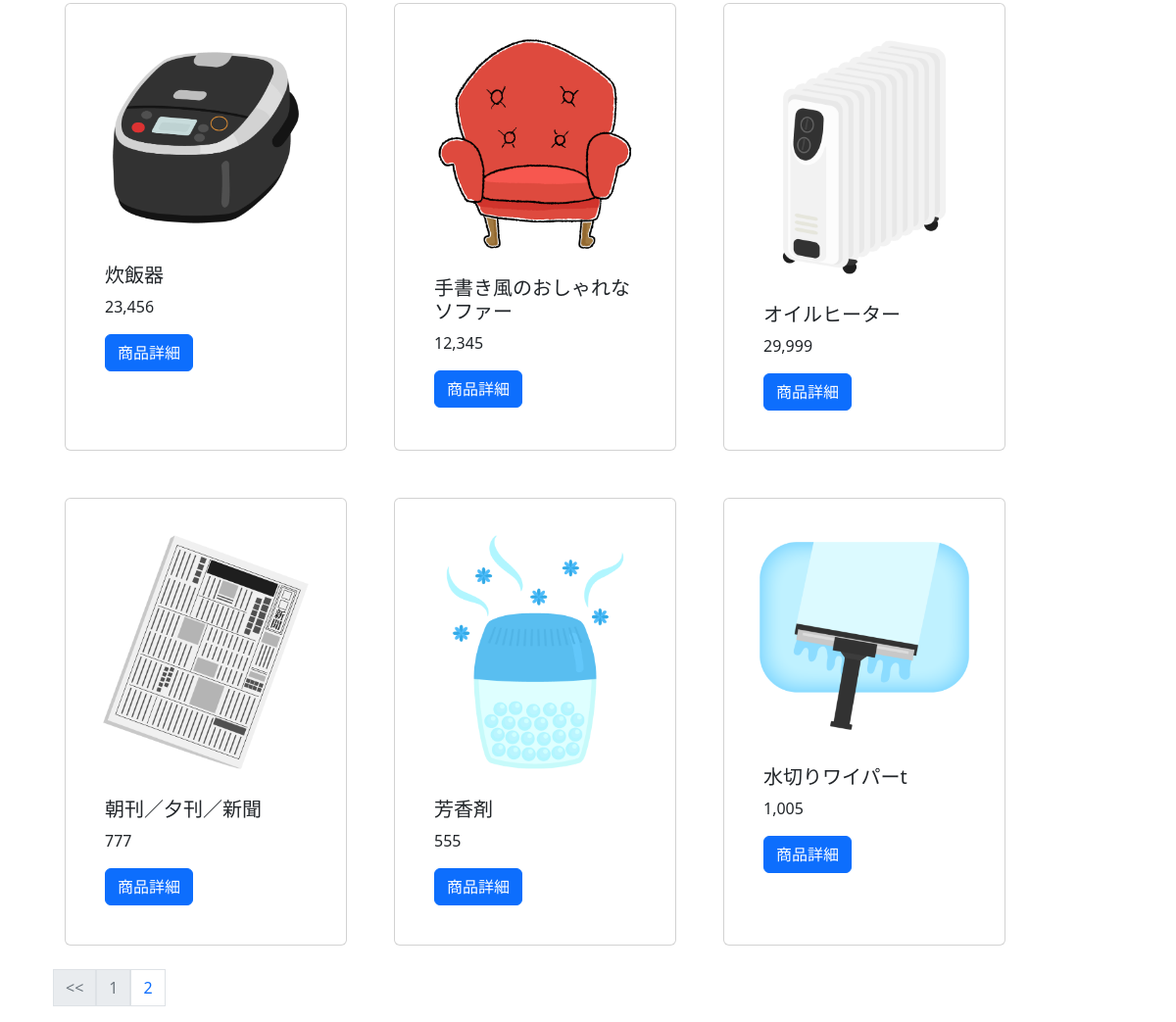
Before: / (lower part) with the older database file.
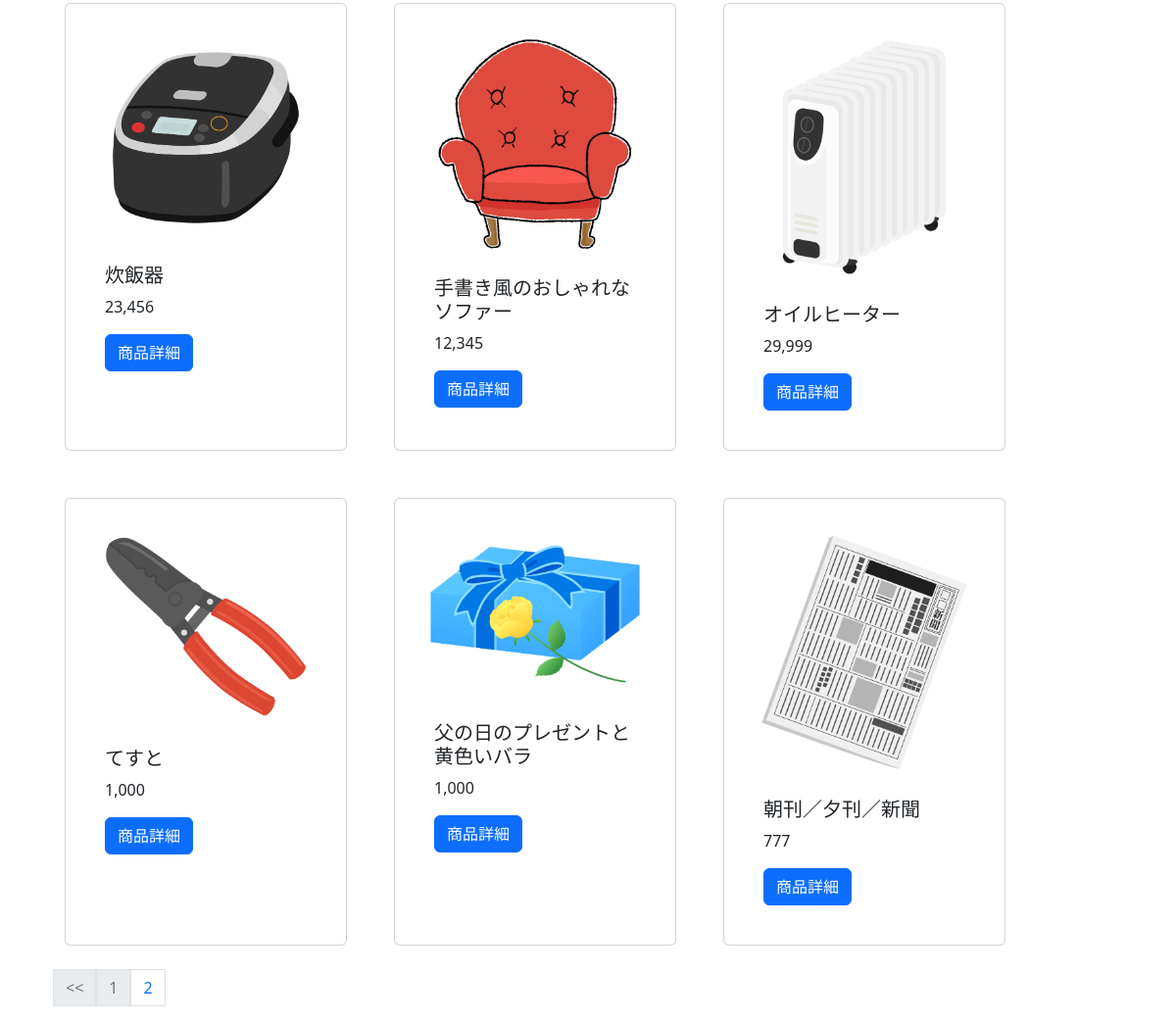
After: the same page with the newer database file.
### store_main/models.py (models this page shows, shortened)
class Product(models.Model):
    name = models.CharField(verbose_name='商品名', max_length=128)
    description = models.TextField(verbose_name='商品説明', max_length=5000,
                                   blank=True, default='')
    price = models.PositiveIntegerField(verbose_name='価格', blank=True,
                                        default=0)
    amount = models.PositiveIntegerField(verbose_name='在庫数', blank=True,
                                         default=0)
    image = models.ImageField(verbose_name='商品画像', upload_to='product', )
    code = models.CharField(verbose_name='商品コード', max_length=128, )

### main/views.py (the view)
# urls.py: path('', views.index, name='index'),
def index(request):
    products = Product.objects.all().order_by('-code')
    paginator = Paginator(products, 6)
    page = request.GET.get('page', 1)
    try:
        pages = paginator.page(page)
    except PageNotAnInteger:
        pages = paginator.page(1)
    except EmptyPage:
        pages = paginator.page(1)
    context = {
        'pages': pages
    }
    return render(request, template_name='main/index.html', context=context)

### main/templates/main/index.html (shortened to what this page needs)
{% extends 'base.html' %}
{% load static %}
{% block content %}
<div class="container-fluid row">
    {% for page in pages %}
    <div class="card m-4 p-4" style="width: 18rem;">
        <img src="{{ page.image.url }}" class="card-img-top" alt="...">
        <div class="card-body">
            <h5 class="card-title">{{ page.name }}</h5>
            <p class="card-text">{{ page.price }}</p>
            <a href="{% url 'main:product_detail' page.id %}"
               class="btn btn-primary">商品詳細</a>
        </div>
    </div>
    {% endfor %}
    {% if pages.has_other_pages %}
    <nav aria-label="Page navigation example">
        <ul class="pagination">
            {% if pages.has_previous %}
            <li><a class="page-link text-primary d-inline-block"
                   href="?page={{ pages.previous_page_number }}"><<</a></li>
            {% else %}
            <li class="disabled">
                <div class="page-link text-secondary d-inline-block disabled"
                     href="#"><<
                </div>
            </li>
            {% endif %}
            {% for page_num in pages.paginator.page_range %}
            {% if page_num %}
            {% if page_num == pages.number %}
            <li class="disabled">
                <div class="page-link text-secondary d-inline-block disabled"
                     href="#">{{ page_num }}
                </div>
            </li>
            {% else %}
            <li><a class="page-link text-primary d-inline-block"
                   href="?page={{ page_num }}">{{ page_num }}</a></li>
            {% endif %}
            {% else %}
            <li class="disabled"><a
                    class="page-link text-secondary d-inline-block text-muted"
                    href="#">・・・</a></li>
            {% endif %}
            {% endfor %}
        </ul>
    </nav>
    {% endif %}
{% endblock content %}

Changed rows visible on the page:
no longer on this page (row unchanged): Product: image (picture), name "芳香剤", price "555"
no longer on this page (row unchanged): Product: image (picture), name "水切りワイパーt", price "1,005"
added Product: image (picture), name "てすと", price "1,000"
added Product: image (picture), name "父の日のプレゼントと黄色いバラ", price "1,000"
